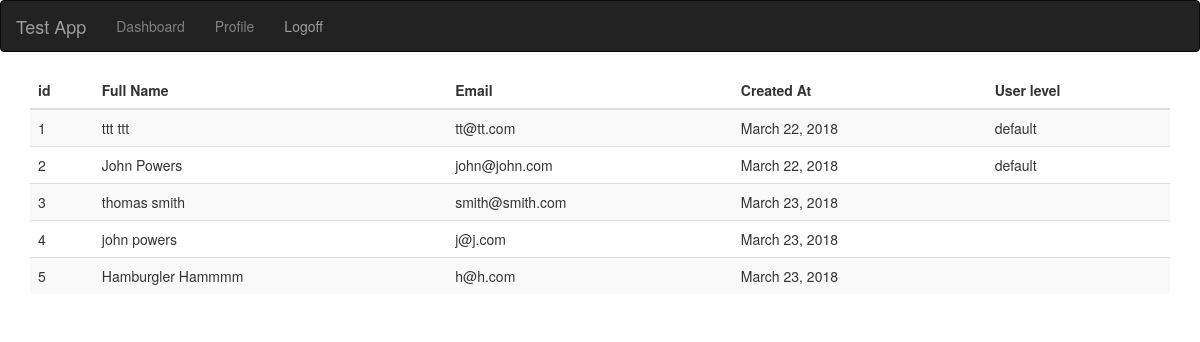
Page /dashboard/ (signed in) on the earlier database version.
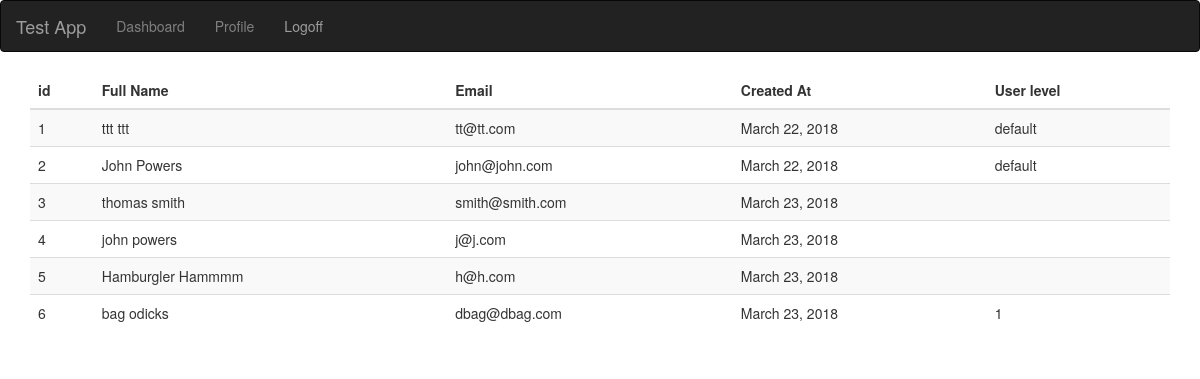
Same page on the later database version.
### apps/login/models.py (models this page shows)
class Users(models.Model):
    first_name = models.CharField(max_length=255)
    last_name = models.CharField(max_length=255)
    email = models.CharField(max_length=255)
    password = models.CharField(max_length=255)
    created_at = models.DateTimeField(auto_now_add=True)
    user_level = models.CharField(max_length=255)
    description = models.TextField(max_length=1000)
    objects = UsersManager()

### apps/dashboard/views.py (the view)
def index(request):
    if request.session['status'] == False:
        return redirect('/')
    users = Users.objects.all().all()
    users1 = list(users)
    users2 = [{'id':x.id,'first_name':x.first_name, 'last_name':x.last_name, 'email':x.email, 'created_at':x.created_at, 'user_level':x.user_level} for x in users1]
    context = { 'user_list':users2}
    return render(request, 'dashboard/index.html',context)

### apps/dashboard/templates/dashboard/index.html (shortened to what this page needs)
  <!DOCTYPE html>
  <html>
    <head>
      <link rel="stylesheet" href="https://maxcdn.bootstrapcdn.com/bootstrap/3.3.7/css/bootstrap.min.css">
        {% load static %}
      <link rel="stylesheet" href="{% static 'store/css/style.css' %}" media="screen" title="no title"  charset="utf-8">
      </head>
    <body>
    <nav class="navbar navbar-inverse">
      <div class="container-fluid">
        <div class="navbar-header">
          <a class="navbar-brand" href="/">Test App</a>
        </div>
      <ul class="nav navbar-nav">
      <li>
      <form action="/dashboard/decision/" method="post">
          <input type="submit" value="Dashboard" style="border:none;background:none;color:gray;padding:15px;">
      </form>
      </li>
      <li>
      <form action="/users/decision/" method="post">
          <input type="submit" value="Profile" style="border:none;background:none;color:gray;padding:15px;">
      </form>
      </li>
      <li><a href="/logoff">Logoff</a></li>
    </ul>
    </div>
    </nav>
        <div class="container">
        <table class="table table-striped">
        <thead>
          <tr>
            <th>id</th>
            <th>Full Name</th>
            <th>Email</th>
            <th>Created At</th>
            <th>User level</th>
          </tr>
        </thead>
        <tbody>
          {% for user in user_list %}
          <tr>
             <td>{{user.id}}</td>
             <td>{{user.first_name}} {{user.last_name}}</td>
             <td>{{user.email}}</td>
             <td>{{user.created_at|date:'F d, Y'}}</td>
             <td>{{user.user_level}}</td>
          </tr>
          {% endfor %}
        </tbody>
      </table>
      </div>
    </body>
  </html>

Differences in the rows shown:
added Users: first_name "bag", last_name "odicks", email "dbag@dbag.com", created_at "March 23, 2018"
Other differences:
new list line: "6 1"
